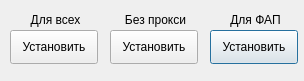
<?xml version="1.0" encoding="UTF-8"?>
<ui version="4.0">
 <class>Dialog</class>
 <widget class="QDialog" name="Dialog">
  <property name="geometry">
   <rect>
    <x>0</x>
    <y>0</y>
    <width>304</width>
    <height>81</height>
   </rect>
  </property>
  <property name="minimumSize">
   <size>
    <width>304</width>
    <height>81</height>
   </size>
  </property>
  <property name="maximumSize">
   <size>
    <width>304</width>
    <height>81</height>
   </size>
  </property>
  <property name="windowTitle">
   <string>Прокси</string>
  </property>
  <widget class="QLabel" name="label_2">
   <property name="geometry">
    <rect>
     <x>110</x>
     <y>10</y>
     <width>91</width>
     <height>20</height>
    </rect>
   </property>
   <property name="text">
    <string>Без прокси</string>
   </property>
   <property name="alignment">
    <set>Qt::AlignCenter</set>
   </property>
  </widget>
  <widget class="QLabel" name="label">
   <property name="geometry">
    <rect>
     <x>10</x>
     <y>10</y>
     <width>91</width>
     <height>20</height>
    </rect>
   </property>
   <property name="text">
    <string>Для всех</string>
   </property>
   <property name="alignment">
    <set>Qt::AlignCenter</set>
   </property>
  </widget>
  <widget class="QPushButton" name="button_proxy_fap">
   <property name="geometry">
    <rect>
     <x>210</x>
     <y>30</y>
     <width>88</width>
     <height>34</height>
    </rect>
   </property>
   <property name="text">
    <string>Установить</string>
   </property>
  </widget>
  <widget class="QPushButton" name="button_proxy_all">
   <property name="geometry">
    <rect>
     <x>10</x>
     <y>30</y>
     <width>88</width>
     <height>34</height>
    </rect>
   </property>
   <property name="text">
    <string>Установить</string>
   </property>
  </widget>
  <widget class="QPushButton" name="button_proxy_no">
   <property name="geometry">
    <rect>
     <x>110</x>
     <y>30</y>
     <width>88</width>
     <height>34</height>
    </rect>
   </property>
   <property name="text">
    <string>Установить</string>
   </property>
  </widget>
  <widget class="QLabel" name="label_3">
   <property name="geometry">
    <rect>
     <x>210</x>
     <y>10</y>
     <width>91</width>
     <height>20</height>
    </rect>
   </property>
   <property name="text">
    <string>Для ФАП</string>
   </property>
   <property name="alignment">
    <set>Qt::AlignCenter</set>
   </property>
  </widget>
 </widget>
 <resources/>
 <connections/>
</ui>
